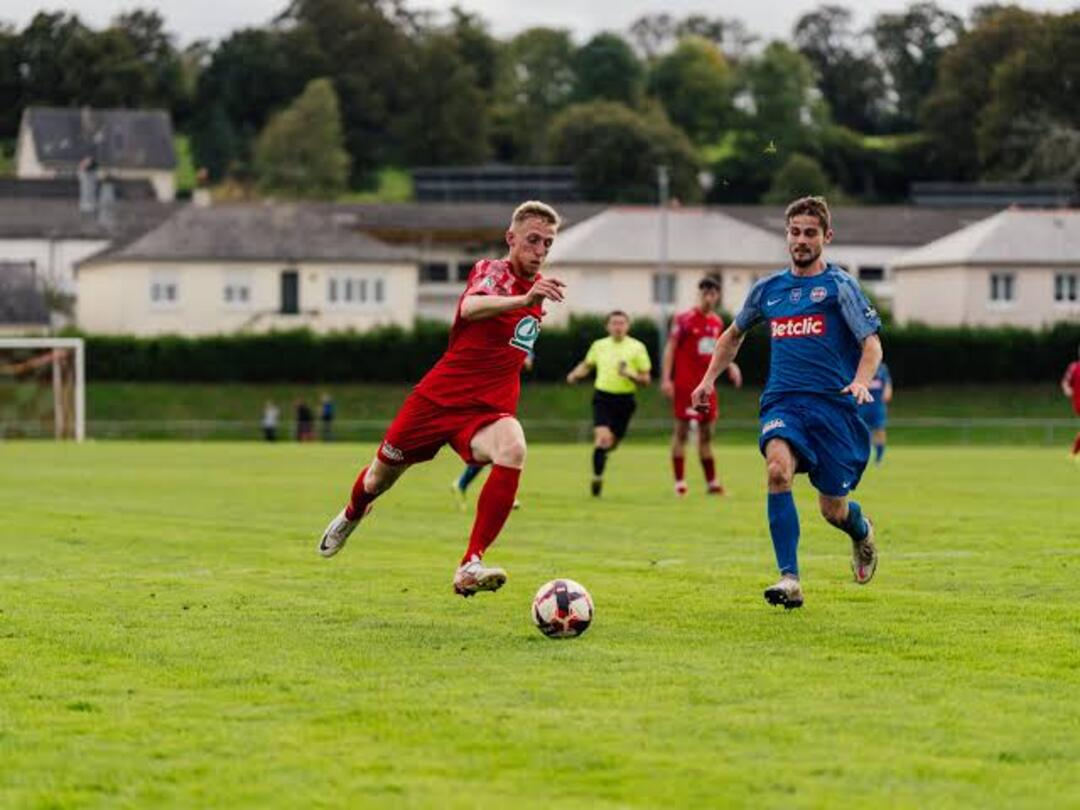
#> input picture assets/football.jpg, 1080 x 810 px
$ python imgTemplateMatching.py
#> lines starting #> are read from the running program, lines starting #| are printed output that depends on the picture
import numpy as np
import cv2

img = cv2.imread("assets/football.jpg", 0) # 0 -> greyscale
#> img: shape (810, 1080); min 0, max 250, mean 116.1
template = cv2.imread("assets/ball.jpg", 0)
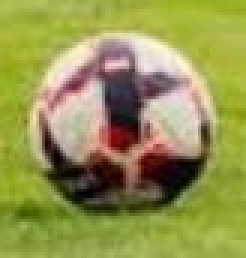
#> input picture assets/ball.jpg, 82 x 86 px (shown 3 times larger)
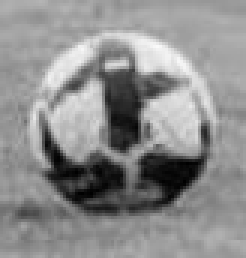
#> template: shape (86, 82) (shown 3 times larger); min 0, max 250, mean 141.2
h, w = template.shape
#> h = 86; w = 82

if template is None:
   print("No template found")
   exit()

if img is None:
    print("No image found")
    exit()

#print(img)

"""
OpenCV template matching methods:
 TM_CCOEFF: Matches based on correlation after subtracting the mean.
 TM_CCOEFF_NORMED: Normalized correlation coefficient (scores range from -1 to 1).
 TM_CCORR: Matches based on cross-correlation between image and template.
 TM_CCORR_NORMED: Normalized cross-correlation (scores range from 0 to 1).
 TM_SQDIFF: Matches based on the sum of squared differences (lower is better).
 TM_SQDIFF_NORMED: Normalized squared differences (lower is better).

 For CCOEFF and CCORR methods, higher scores indicate better matches.
 For SQDIFF methods, lower scores indicate better matches.
"""
methods = [cv2.TM_CCOEFF, cv2.TM_CCOEFF_NORMED, cv2.TM_CCORR, cv2.TM_CCORR_NORMED, cv2.TM_SQDIFF, cv2.TM_SQDIFF_NORMED]

for method in methods:
    img2 = img.copy()
    result = cv2.matchTemplate(img,template,method)
    # cv2.matchTemplate() searches for a smaller image (template) inside a larger image (img), comparing them at different positions.
    min_val, max_val, min_loc, max_loc = cv2.minMaxLoc(result)
    if method in [cv2.TM_SQDIFF, cv2.TM_SQDIFF_NORMED]:
        location = min_loc
    else :
        location = max_loc

    bottom_right = (location[0] + w, location[1] + h)
    cv2.rectangle(img2, location, bottom_right, 255, 2)
    cv2.imshow("img", img2)
    cv2.waitKey(0)
    cv2.destroyAllWindows()
#> this loop made 6 passes
#> (min_val, max_val, min_loc, location, bottom_right) on passes 1 to 4: (-11864542, 18189976, (577, 163), (522, 568), (604, 654)), (-0.534, 0.999, (349, 144), (522, 568), (604, 654)), (26782416, 180136560, (893, 331), (566, 224), (648, 310)), (0.601, 1, (830, 328), (522, 568), (604, 654))
#> (min_val, max_val, max_loc, location, bottom_right) on passes 5 to 6: (18848, 113682344, (893, 332), (522, 568), (604, 654)), (0.000119, 1, (272, 0), (522, 568), (604, 654))
#> pass 1, `result = cv2.matchTemplate(img,template,method)`:
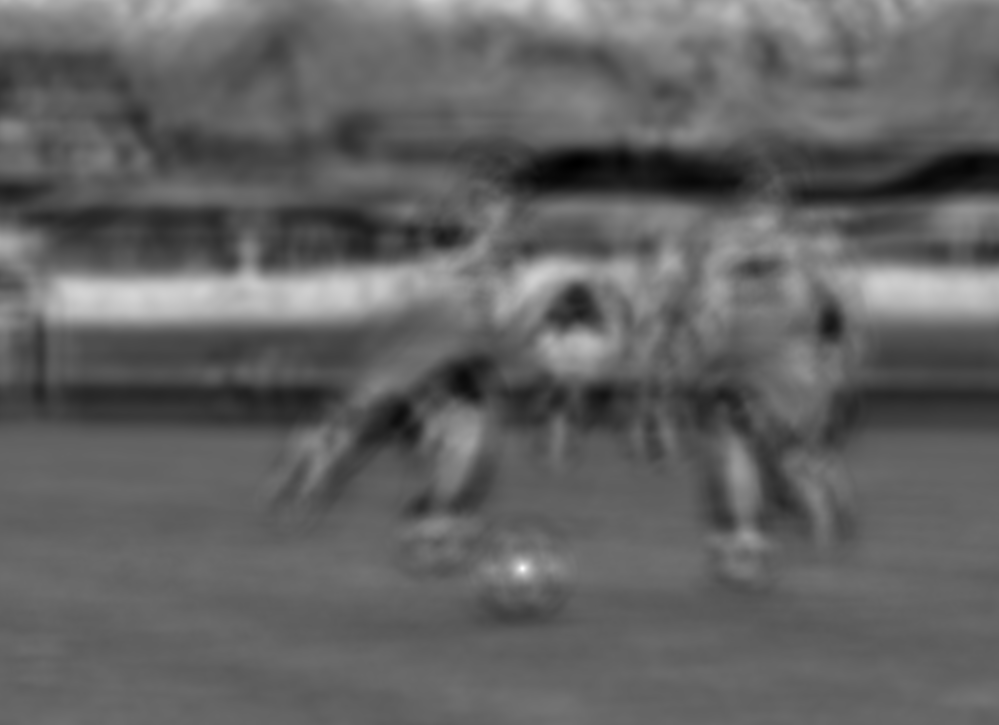
#> result: shape (725, 999) float32; min -11864542, max 18189976, mean -192710.7; drawn with min black and max white
#> pass 1, `cv2.imshow("img", img2)`:
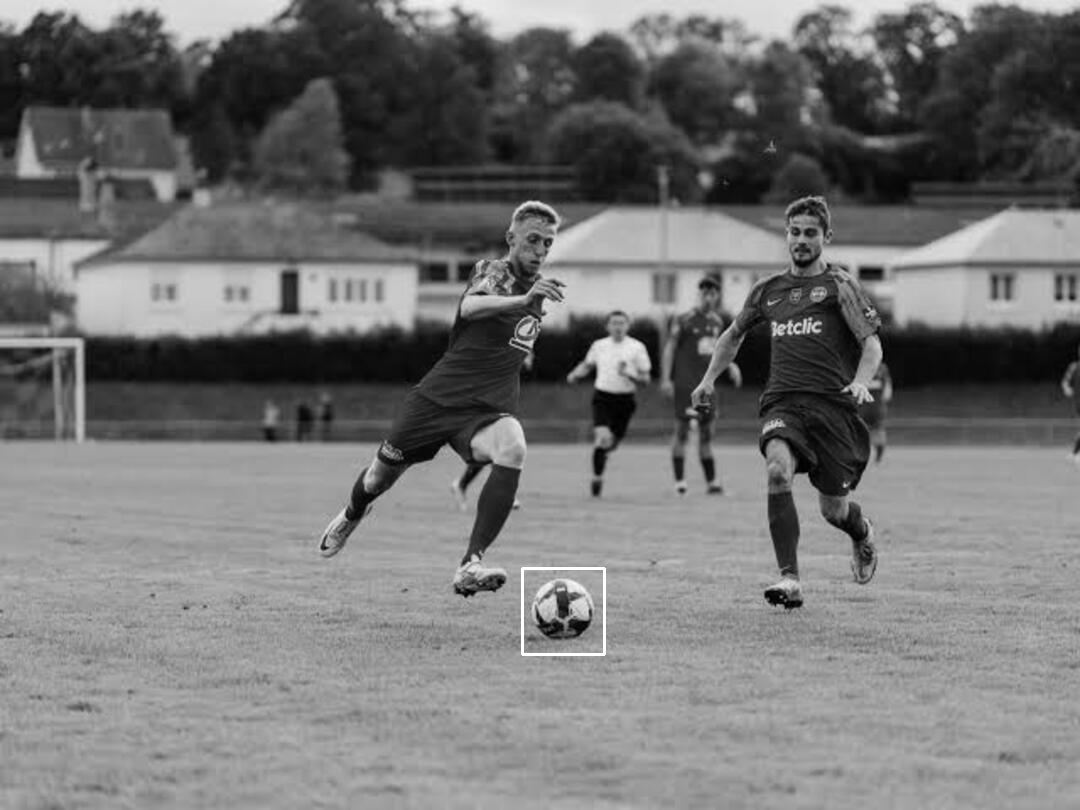
#> window 'img': shape (810, 1080); min 0, max 255, mean 116.2
#> pass 2, `result = cv2.matchTemplate(img,template,method)`:
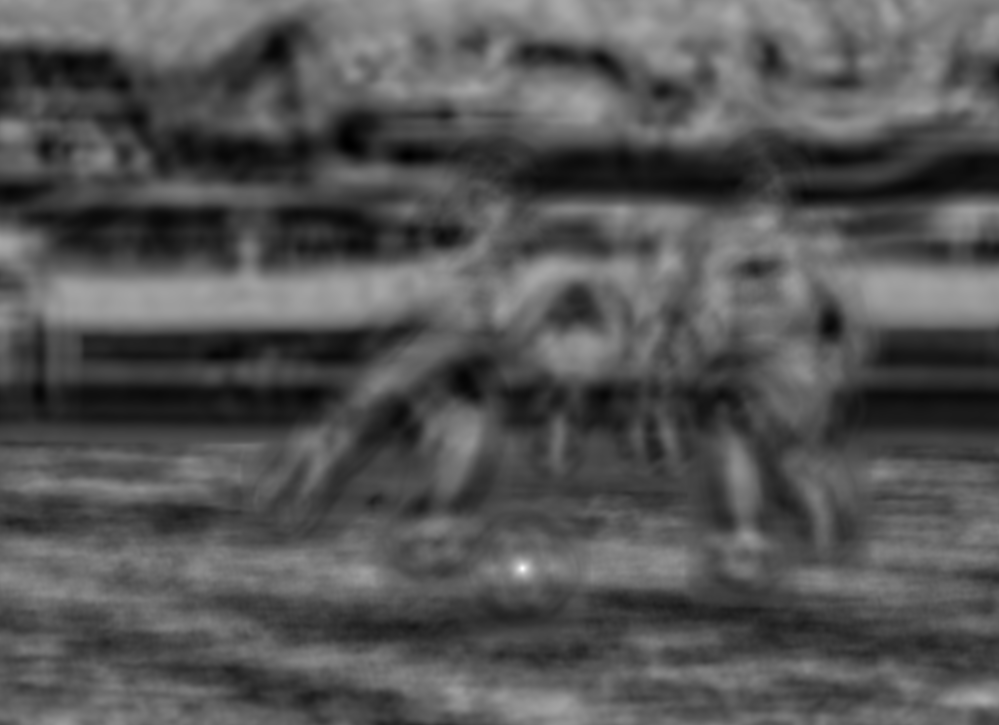
#> result: shape (725, 999) float32; min -0.534, max 0.999, mean -0.0229; drawn with min black and max white
#> pass 3, `result = cv2.matchTemplate(img,template,method)`:
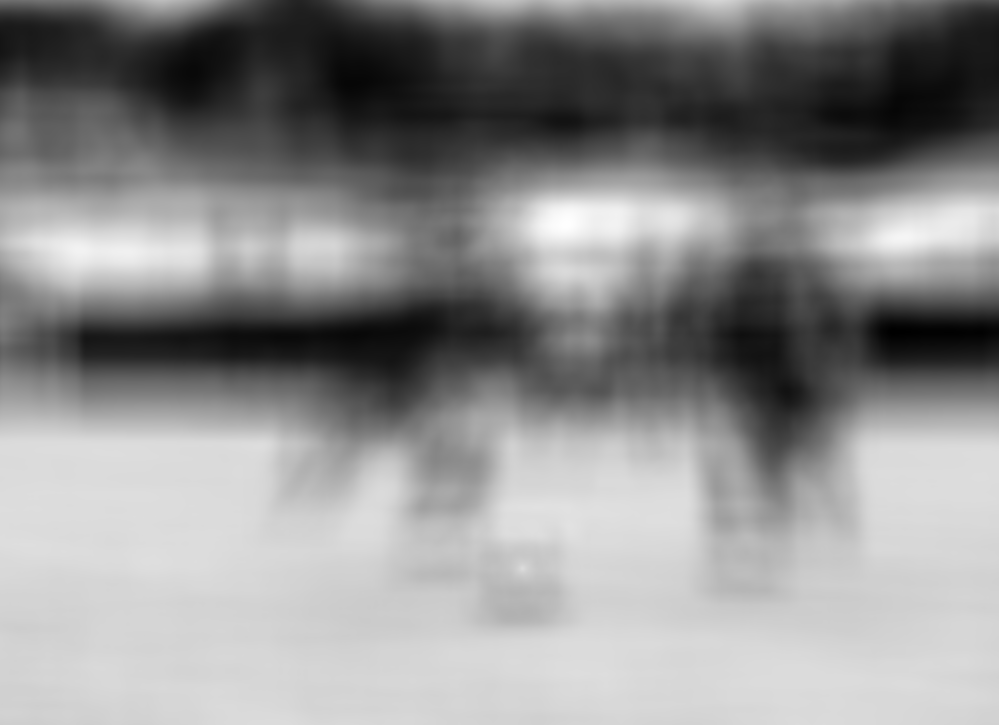
#> result: shape (725, 999) float32; min 26782416, max 180136560, mean 111882920; drawn with min black and max white
#> after the loop:
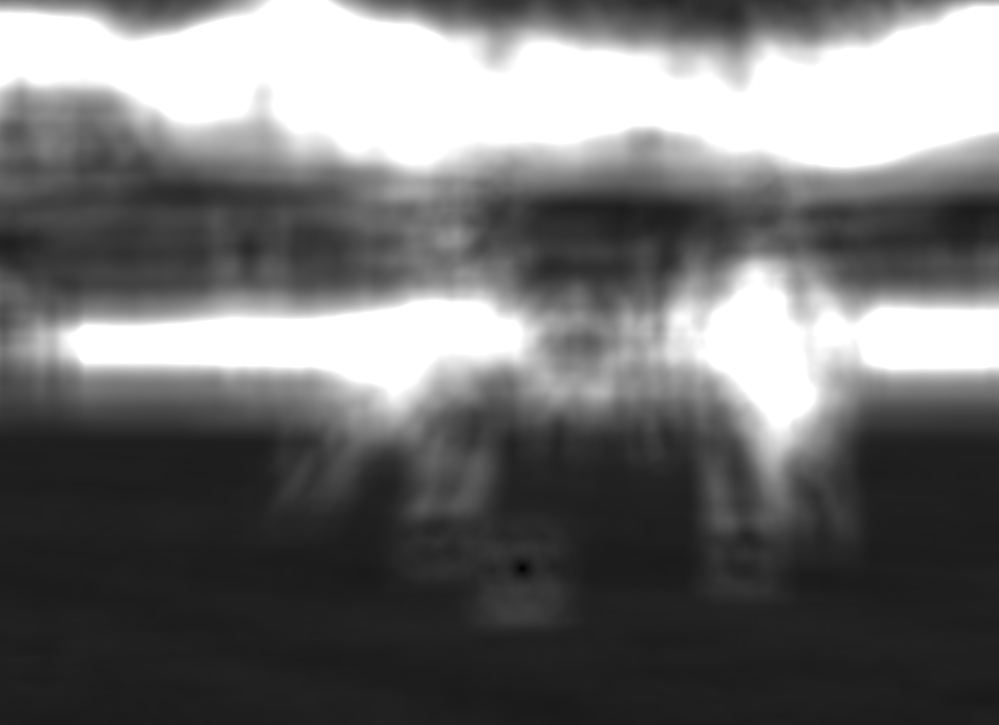
#> result: shape (725, 999) float32; min 0.000119, max 1, mean 0.443
